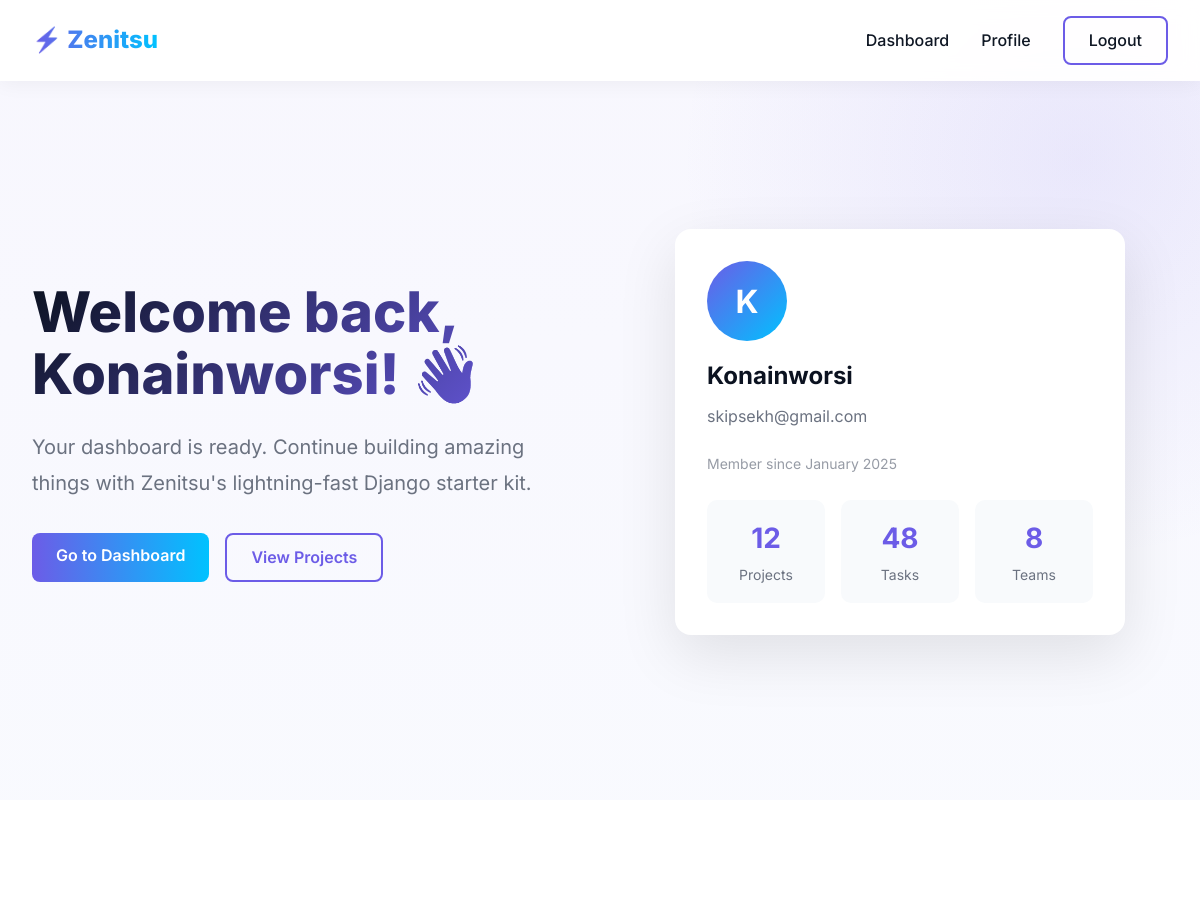
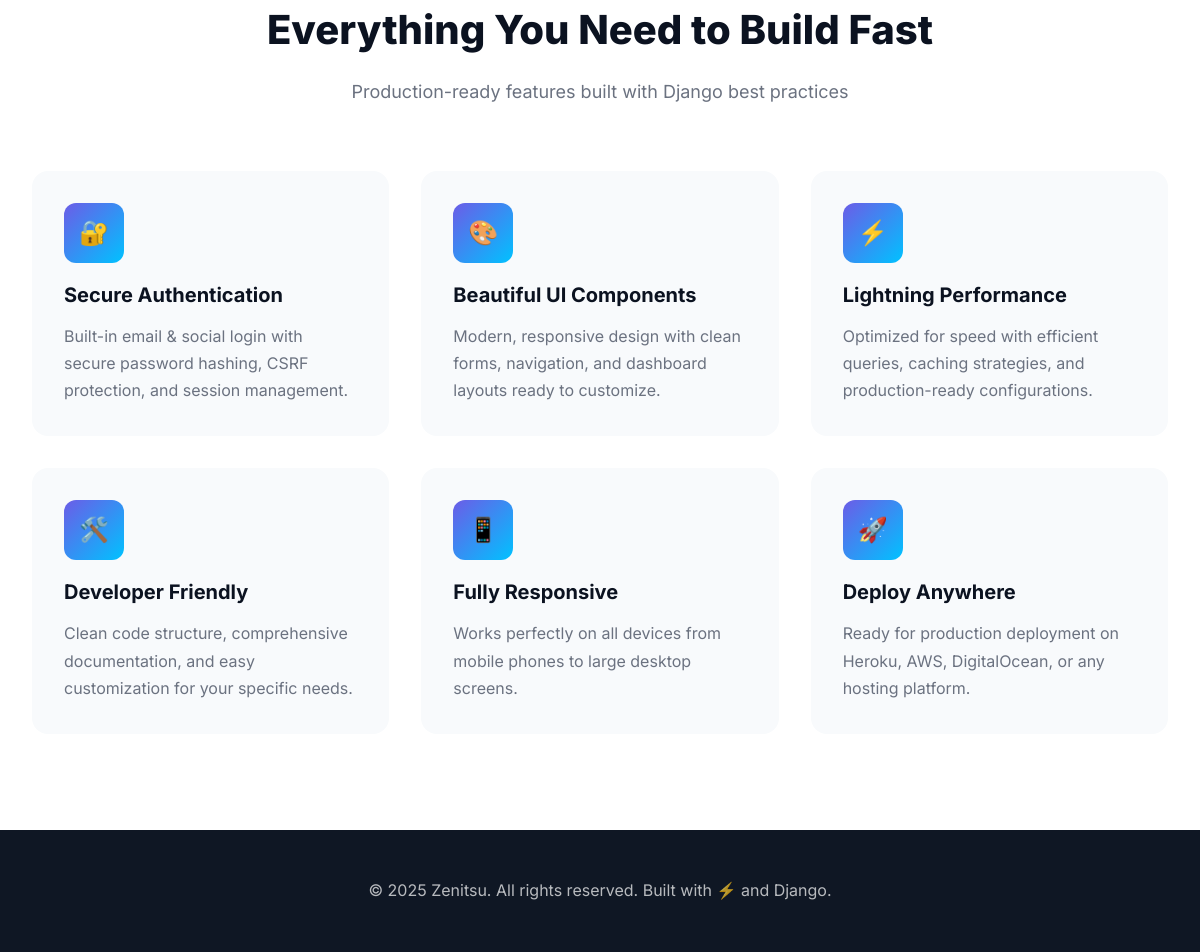
Page /core/landing/ (signed in) on the committed database (2 pictures, top to bottom).
### core/models.py (models this page shows, shortened)
class UserInfo(models.Model):
    username = models.CharField(max_length=150)
    email = models.EmailField(unique=True)
    password = models.CharField(max_length=120)
    created_at = models.DateTimeField(auto_now_add=True)

### core/views.py (the view)
# urls.py: path('landing/', views.landing, name = 'landing'),
def landing(request):
    user = None
    user_id = request.session.get('user_id')
    if user_id:
        try:
            user = UserInfo.objects.get(id=user_id)
        except UserInfo.DoesNotExist:
            user = None
    else:
        user = None
    return render(request, 'landing.html', {'user': user})

### core/templates/landing.html (shortened to what this page needs)
{% load static %}
<!DOCTYPE html>
<html lang="en">
<head>
</head>
<body>
    <nav>
        <div class="nav-container">
            <div class="logo">⚡ Zenitsu</div>
            <div class="nav-links">
                {% if user %}
                    <a href="#">Dashboard</a>
                    <a href="#">Profile</a>
                    <a href="{% url "login" %}" class="btn btn-secondary">Logout</a>
                {% else %}
                    <a href="#features">Features</a>
                    <a href="#pricing">Pricing</a>
                    <a href="{% url 'login' %}">Login</a>
                    <a href="{% url 'signup' %}" class="btn btn-primary">Get Started</a>
                {% endif %}
            </div>
        </div>
    </nav>
    <section class="hero">
        <div class="hero-container">
            <div class="hero-content">
                {% if user %}
                    <h1>Welcome back, {{ user.username }}! 👋</h1>
                    <p>Your dashboard is ready. Continue building amazing things with Zenitsu's lightning-fast Django starter kit.</p>
                    <div class="hero-buttons">
                        <a href="#" class="btn btn-primary">Go to Dashboard</a>
                        <a href="#" class="btn btn-secondary">View Projects</a>
                    </div>
                {% endif %}
            </div>
            <div class="hero-image">
                <div class="card-stack">
                    <div class="dashboard-card">
                        {% if user %}
                            <div class="user-avatar">{{ user.username|first|upper }}</div>
                            <div class="user-info">
                                <h3>{{ user.username }}</h3>
                                <p>{{ user.email }}</p>
                                <p style="font-size: 0.875rem; opacity: 0.7;">Member since {{ user.date_joined|date:"F Y"|default:"January 2025" }}</p>
                            </div>
                            <div class="stats">
                                <div class="stat-item">
                                    <h4>12</h4>
                                    <p>Projects</p>
                                </div>
                                <div class="stat-item">
                                    <h4>48</h4>
                                    <p>Tasks</p>
                                </div>
                                <div class="stat-item">
                                    <h4>8</h4>
                                    <p>Teams</p>
                                </div>
                            </div>
                        {% endif %}
                    </div>
                </div>
            </div>
        </div>
    </section>
    <section class="features" id="features">
        <div class="features-container">
            <div class="section-header">
                <h2>Everything You Need to Build Fast</h2>
                <p>Production-ready features built with Django best practices</p>
            </div>
            <div class="features-grid">
                <div class="feature-card">
                    <div class="feature-icon">🔐</div>
                    <h3>Secure Authentication</h3>
                    <p>Built-in email & social login with secure password hashing, CSRF protection, and session management.</p>
                </div>
                <div class="feature-card">
                    <div class="feature-icon">🎨</div>
                    <h3>Beautiful UI Components</h3>
                    <p>Modern, responsive design with clean forms, navigation, and dashboard layouts ready to customize.</p>
                </div>
                <div class="feature-card">
                    <div class="feature-icon">⚡</div>
                    <h3>Lightning Performance</h3>
                    <p>Optimized for speed with efficient queries, caching strategies, and production-ready configurations.</p>
                </div>
                <div class="feature-card">
                    <div class="feature-icon">🛠️</div>
                    <h3>Developer Friendly</h3>
                    <p>Clean code structure, comprehensive documentation, and easy customization for your specific needs.</p>
                </div>
                <div class="feature-card">
                    <div class="feature-icon">📱</div>
                    <h3>Fully Responsive</h3>
                    <p>Works perfectly on all devices from mobile phones to large desktop screens.</p>
                </div>
                <div class="feature-card">
                    <div class="feature-icon">🚀</div>
                    <h3>Deploy Anywhere</h3>
                    <p>Ready for production deployment on Heroku, AWS, DigitalOcean, or any hosting platform.</p>
                </div>
            </div>
        </div>
    </section>
    <footer>
        <p>&copy; 2025 Zenitsu. All rights reserved. Built with ⚡ and Django.</p>
    </footer>
</body>
</html>

### core/templates/landing.html (style rules this page uses)
:root { --accent: #6C5CE7; --accent-2: #00C2FF; --dark: #0f1724; --muted: #6b7280; --light-bg: #f8fafc; }
* { margin: 0; padding: 0; box-sizing: border-box; }
body { font-family: 'Inter', sans-serif; background: linear-gradient(180deg, rgba(108,92,231,0.05) 0%, rgba(0,194,255,0.02) 100%), #ffffff; color: #0b1220; line-height: 1.6; }
nav { position: fixed; top: 0; width: 100%; background: rgba(255, 255, 255, 0.95); backdrop-filter: blur(10px); box-shadow: 0 2px 20px rgba(0, 0, 0, 0.05); z-index: 1000; padding: 1rem 0; }
.nav-container { max-width: 1200px; margin: 0 auto; padding: 0 2rem; display: flex; justify-content: space-between; align-items: center; }
.logo { font-size: 1.5rem; font-weight: 800; background: linear-gradient(90deg, var(--accent), var(--accent-2)); -webkit-background-clip: text; -webkit-text-fill-color: transparent; background-clip: text; }
.nav-links { display: flex; gap: 2rem; align-items: center; }
.nav-links a { color: var(--dark); text-decoration: none; font-weight: 500; transition: color 0.3s; }
.btn { padding: 0.6rem 1.5rem; border-radius: 8px; text-decoration: none; font-weight: 600; transition: all 0.3s; display: inline-block; }
.btn-primary { background: linear-gradient(90deg, var(--accent), var(--accent-2)); color: white; border: none; }
.btn-secondary { background: transparent; color: var(--accent); border: 2px solid var(--accent); }
.hero { min-height: 100vh; display: flex; align-items: center; padding: 8rem 2rem 4rem; position: relative; overflow: hidden; }
.hero::before { content: ''; position: absolute; top: 0; right: 0; width: 50%; height: 100%; background: radial-gradient(circle at 80% 20%, rgba(108,92,231,0.1), transparent 50%); pointer-events: none; }
.hero-container { max-width: 1200px; margin: 0 auto; display: grid; grid-template-columns: 1fr 1fr; gap: 4rem; align-items: center; }
.hero-content h1 { font-size: 3.5rem; font-weight: 800; line-height: 1.1; margin-bottom: 1.5rem; background: linear-gradient(135deg, #0b1220 0%, var(--accent) 100%); -webkit-background-clip: text; -webkit-text-fill-color: transparent; background-clip: text; }
.hero-content p { font-size: 1.25rem; color: var(--muted); margin-bottom: 2rem; line-height: 1.8; }
.hero-buttons { display: flex; gap: 1rem; flex-wrap: wrap; }
.hero-image { position: relative; display: flex; justify-content: center; align-items: center; }
.card-stack { position: relative; width: 100%; max-width: 450px; }
.dashboard-card { background: white; border-radius: 16px; padding: 2rem; box-shadow: 0 20px 60px rgba(0, 0, 0, 0.1); position: relative; }
.user-avatar { width: 80px; height: 80px; border-radius: 50%; background: linear-gradient(135deg, var(--accent), var(--accent-2)); display: flex; align-items: center; justify-content: center; color: white; font-size: 2rem; font-weight: 700; margin-bottom: 1rem; }
.user-info h3 { font-size: 1.5rem; margin-bottom: 0.5rem; }
.user-info p { color: var(--muted); margin-bottom: 1.5rem; }
.stats { display: grid; grid-template-columns: repeat(3, 1fr); gap: 1rem; margin-top: 1.5rem; }
.stat-item { text-align: center; padding: 1rem; background: var(--light-bg); border-radius: 10px; }
.stat-item h4 { font-size: 1.75rem; color: var(--accent); margin-bottom: 0.25rem; }
.stat-item p { font-size: 0.875rem; color: var(--muted); }
.features { padding: 6rem 2rem; background: white; }
.features-container { max-width: 1200px; margin: 0 auto; }
.section-header { text-align: center; margin-bottom: 4rem; }
.section-header h2 { font-size: 2.5rem; font-weight: 800; margin-bottom: 1rem; }
.section-header p { font-size: 1.125rem; color: var(--muted); }
.features-grid { display: grid; grid-template-columns: repeat(auto-fit, minmax(300px, 1fr)); gap: 2rem; }
.feature-card { padding: 2rem; border-radius: 16px; background: var(--light-bg); transition: transform 0.3s, box-shadow 0.3s; }
.feature-icon { width: 60px; height: 60px; border-radius: 12px; background: linear-gradient(135deg, var(--accent), var(--accent-2)); display: flex; align-items: center; justify-content: center; color: white; font-size: 1.5rem; margin-bottom: 1rem; }
.feature-card h3 { font-size: 1.25rem; margin-bottom: 0.75rem; }
.feature-card p { color: var(--muted); line-height: 1.7; }
footer { background: var(--dark); color: white; padding: 3rem 2rem; text-align: center; }
footer p { opacity: 0.7; }

### rows in the picture
UserInfo: username "Konainworsi", username|first "K", email "skipsekh@gmail.com"

### other values in the picture
{{ user.date_joined|date:"F Y"|default:"January 2025" }} "January 2025"
